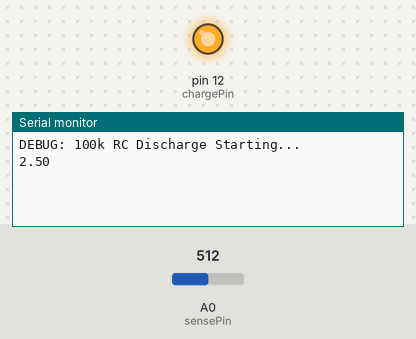
The sketch below on a simulated Arduino Uno, built with avr-gcc and run on an emulated ATmega328P. On the bench: output pins drawn as LEDs (lit = HIGH), the last lines printed to the serial monitor. Inputs (shaded band) come from the test bench; at power-on: A0 (sensePin) = 512.

Above: at 11.2 s.
11.3 s: A0 (sensePin) set to 716
At 13.4 s:
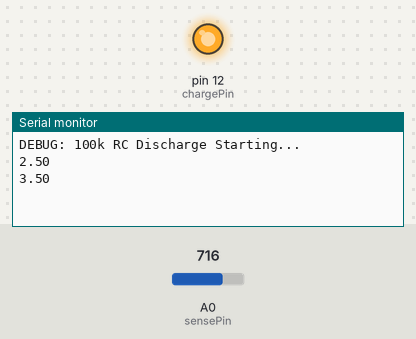
13.8 s: A0 (sensePin) set to 900
At 15.0 s:
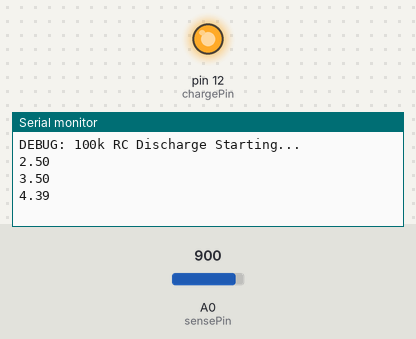
Timing chart, 0 to 16.8 s (numbered marks = the images above; inputs shaded):
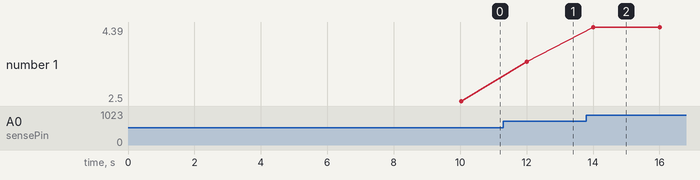

The sketch:

rcCircuit.ino
```cpp
const int chargePin = 12;
const int sensePin = A0;

void setup() {
  Serial.begin(9600);
  pinMode(chargePin, OUTPUT);

  // CHARGE PHASE (10 seconds to be sure with 100k influence)
  digitalWrite(chargePin, HIGH);
  delay(10000);

  // DISCHARGE PHASE
  pinMode(chargePin, INPUT);
  Serial.println("DEBUG: 100k RC Discharge Starting...");
}

void loop() {
  int raw = analogRead(sensePin);
  float voltage = (raw * 5.0) / 1024.0;

  // Send to Plotly
  Serial.println(voltage);

  // 2-second interval is perfect for a 100s Time Constant
  delay(2000);
}
```

Measured:
- after the input at 11.3 s, the serial monitor: prints a new line after 0.70 s (image 1)
- after the input at 13.8 s, the serial monitor: prints a new line after 0.20 s (image 2)
- plotted number 1: 2.5 → 3.5 after the input at 11.3 s, 3.5 → 4.39 after the input at 13.8 s
